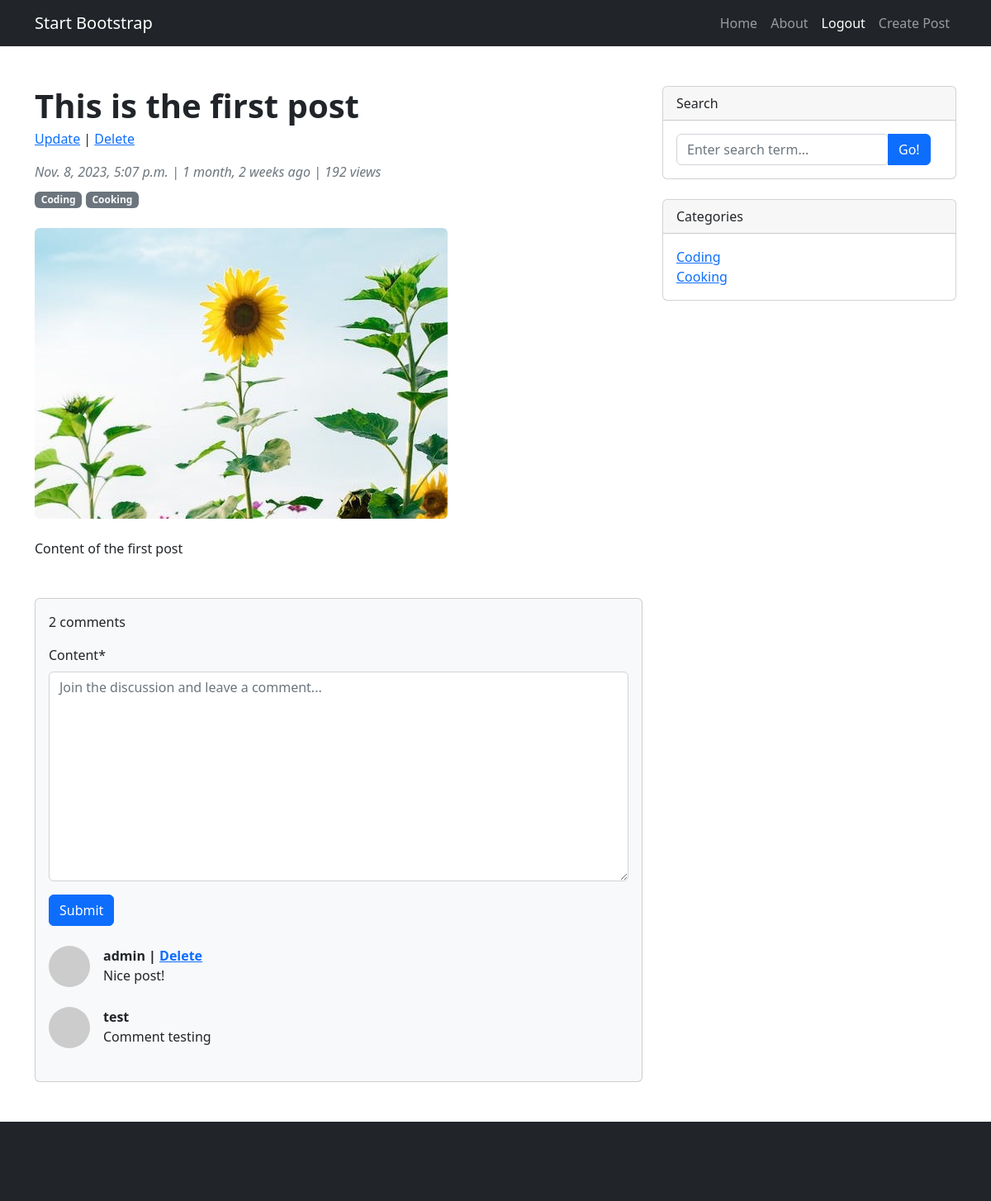
The app's page /post/1/ (signed in) with its own data.
### core/models.py (models this page shows, shortened)
class Post(models.Model):
    author = models.ForeignKey(User, on_delete=models.CASCADE)
    title = models.CharField(max_length=30)
    overview = models.CharField(max_length=60, null=True, blank=True)
    content = RichTextField(blank=True, null=True)
    category = models.ManyToManyField(Category, blank=True)
    thumbnail = models.ImageField(upload_to='media/thumbnails', null=True, blank=True)
    timestamp = models.DateTimeField(auto_now_add=True)
    view_count = models.IntegerField(default=0)
    @property
    def comment_count(self):
        return self.comments.count()

class Category(models.Model):
    category_name = models.CharField(max_length=30)
    def __str__(self):
        return self.category_name

class Comment(models.Model):
    post = models.ForeignKey(Post, on_delete=models.CASCADE, related_name='comments')
    author = models.ForeignKey(User, on_delete=models.CASCADE)
    content = models.TextField(max_length=800)
    timestamp = models.DateTimeField(auto_now_add=True)

### core/views.py (the view, shortened to what this page needs)
# urls.py: path('post/<int:pk>/', views.post_detail, name='post-detail'),
def post_detail(request, pk):
    post = get_object_or_404(Post, pk=pk)
    Post.objects.filter(pk=pk).update(view_count=F('view_count') + 1)
    form = CommentForm()
    context = {
        'post': post,
        'form': form
    }
    return render(request, 'core/post.html', context)

### core/forms.py
class CommentForm(forms.ModelForm):
    class Meta:
        model = Comment
        fields = ['content']
        widgets = {
            'content': forms.Textarea(attrs={'placeholder': 'Join the discussion and leave a comment...'})
        }

### core/context_processors.py (called while the page is built)
def category_sidebar(request):
    return {'category_list': Category.objects.all()}

### core/templates/core/post.html (shortened to what this page needs)
{% extends 'core/base.html' %}
{% load static %}
{% load crispy_forms_tags %}
{% block content %}
    <div class="container mt-5">
        <div class="row">
            <div class="col-lg-8">
                <article>
                    <header class="mb-4">
                        <h1 class="fw-bolder mb-1">{{ post.title }}</h1>
                        {% if request.user == post.author %}
                            <p><a href="{% url 'post-update' post.id %}">Update</a> | <a
                                    href="{% url 'post-delete' post.id %}">Delete</a></p>
                        {% endif %}
                        <div class="text-muted fst-italic mb-2">{{ post.timestamp }} | {{ post.timestamp|timesince }}
                            ago | {{ post.view_count }} views
                        </div>
                        {% for category in post.category.all %}
                            <a class="badge bg-secondary text-decoration-none link-light" href="#!">{{ category }}</a>
                        {% endfor %}
                    </header>
                    {% if post.thumbnail %}
                        <figure class="mb-4"><img class="img-fluid rounded"
                                                  src="{{ post.thumbnail.url }}" alt="">
                    {% else %}
                        <figure class="mb-4"><img class="img-fluid rounded"
                                                  src="{% static 'assets/img/default.jpg' %}" alt="">
                    {% endif %}
                    </figure>
                    <section class="mb-5">
                        {{ post.content|safe }}
                    </section>
                </article>
                <section class="mb-5">
                    <div class="card bg-light">
                        <div class="card-body">
                            <p>{{ post.comment_count }} comments</p>
                            {% if user.is_authenticated %}
                                <form method="post" class="mb-4">
                                    {{ form|crispy }}
                                    <button type="submit" class="btn btn-primary">Submit</button>
                                </form>
                            {% endif %}
                            {% for comment in post.comments.all %}
                                <div class="d-flex mb-4">
                                    <div class="flex-shrink-0"><img class="rounded-circle"
                                                                    src="https://dummyimage.com/50x50/ced4da/6c757d.jpg"
                                                                    alt="..."/></div>
                                    <div class="ms-3">
                                        <div class="fw-bold">{{ comment.author }}
                                            {% if request.user == comment.author %}
                                                | <a href="{% url 'comment-delete' comment.id  %}">Delete</a>
                                            {% endif %}
                                        </div>
                                        {{ comment.content }}
                                    </div>
                                </div>
                            {% endfor %}
                        </div>
                    </div>
                </section>
            </div>
{% endblock %}

### core/templates/core/base.html (shortened to what this page needs)
{% load static %}
<!DOCTYPE html>
<html lang="en">
<head>
    <link href="{% static 'css/styles.css' %}" rel="stylesheet"/>
</head>
<body>
<nav class="navbar navbar-expand-lg navbar-dark bg-dark">
    <div class="container">
        <a class="navbar-brand" href="{% url 'home' %}">Start Bootstrap</a>
        <div class="collapse navbar-collapse" id="navbarSupportedContent">
            <ul class="navbar-nav ms-auto mb-2 mb-lg-0">
                <li class="nav-item"><a class="nav-link" href="#">Home</a></li>
                <li class="nav-item"><a class="nav-link" href="#!">About</a></li>
                {% if user.is_authenticated %}
                    <li class="nav-item"><a class="nav-link active" aria-current="page"
                                            href="{% url 'logout' %}">Logout</a></li>
                    <li class="nav-item"><a class="nav-link" href="{% url 'add-post' %}">Create Post</a></li>
                {% else %}
                    <li class="nav-item"><a class="nav-link active" aria-current="page"
                                            href="{% url 'login' %}">Login</a></li>
                    <li class="nav-item"><a class="nav-link active" aria-current="page" href="{% url 'register' %}">Register</a>
                    </li>
                {% endif %}
            </ul>
        </div>
    </div>
</nav>
{% block content %}
{% endblock %}
<div class="col-lg-4">
    <div class="card mb-4">
        <div class="card-header">Search</div>
        <div class="card-body">
            <div class="input-group">
                <form action="{% url 'search' %}" method="GET">
                    <input name="q" class="form-control" type="text" placeholder="Enter search term..."
                           aria-label="Enter search term..." aria-describedby="button-search"/>
                </form>
                <button class="btn btn-primary" id="button-search" type="button">Go!</button>
            </div>
        </div>
    </div>
    <div class="card mb-4">
        <div class="card-header">Categories</div>
        <div class="card-body">
            <div class="row">
                <div class="col-sm-6">
                    {% for category in category_list %}
                        <ul class="list-unstyled mb-0">
                            <li><a href="{% url 'category-browse' category.id %}">{{ category.category_name }}</a></li>
                        </ul>
                    {% endfor %}
                </div>
            </div>
        </div>
    </div>
</div>
</div>
</div>
<footer class="py-5 bg-dark">
</footer>
</body>
</html>

### records on screen
Post: title "This is the first post", timestamp "Nov. 8, 2023, 5:07 p.m.", timestamp "1 month, 2 weeks", view_count "192", content "Content of the first post", comment_count "2"
Category: category_name "Coding"
Category: category_name "Cooking"
Comment: author "admin", shows "Delete", content "Nice post!"
Comment: author "test", content "Comment testing"
